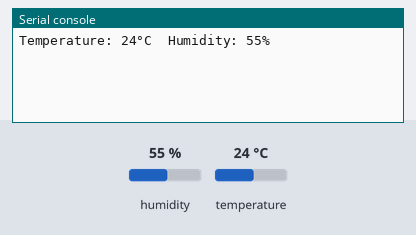
A program run on a simulated ESP32 board running MicroPython. Parts: the last lines printed to the serial console. The test bench sets the inputs (shaded band); at power-on: humidity 55 %, temperature 24 °C. Deep sleep restarts the program when it ends.

Above: at 1.2 s.
1.3 s: humidity set to 22 %
At 11.3 s:
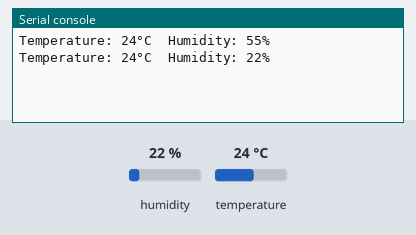
11.6 s: temperature set to 12 °C
At 21.4 s:
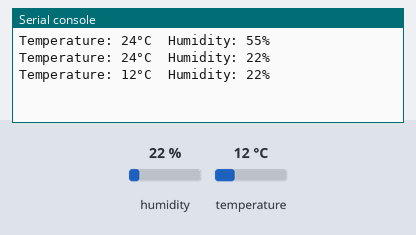
21.9 s: humidity set to 40 %
At 31.3 s:
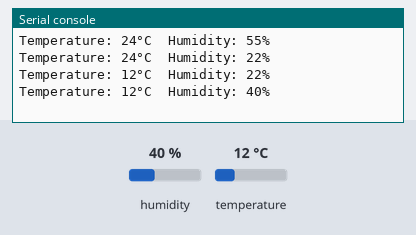
Timing chart, 0 to 32.8 s (numbered marks = the images above; inputs shaded):
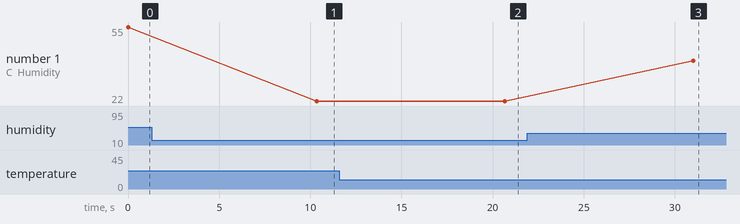

The program:

Punto_3_deepsleep.py
```python
import dht
import machine
from machine import Pin
import time


d = dht.DHT11(Pin(15))
#using deepsleep method
while True:
    d.measure()
    temp = d.temperature()
    hum = d.humidity()
    print('Temperature: {}°C\tHumidity: {}%'.format(temp, hum))
    machine.deepsleep(10000)
```

Measured:
- after the input at 1.3 s, the serial console: prints a new line after 9.0 s (image 1)
- after the input at 11.6 s, the serial console: prints a new line after 9.1 s (image 2)
- after the input at 21.9 s, the serial console: prints a new line after 9.1 s (image 3)
- plotted number 1: 55 → 22 after the input at 1.3 s, 22 → 40 after the input at 21.9 s
